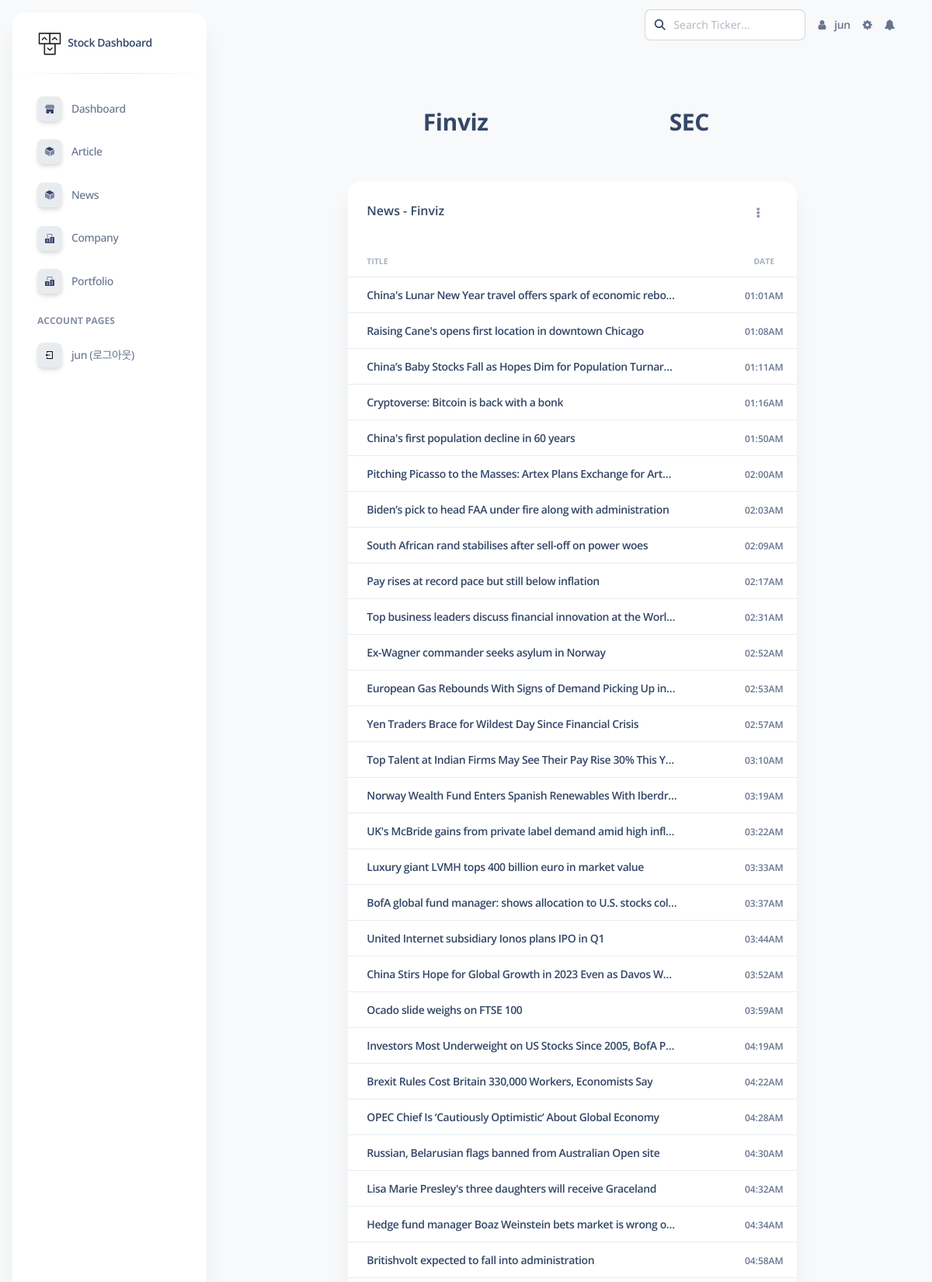
The page /analysis/news/fin/ (signed in, upper part) on the database its author committed.
### analysis/models.py (models this page shows, shortened)
class FinNews(models.Model):
    press = models.CharField(max_length=10, default='')
    title = models.CharField(max_length=50, default='')
    url = models.CharField(max_length=100, default='')
    date = models.CharField(max_length=20, default='')

### analysis/views/news_view.py (the view, shortened to what this page needs)
# urls.py: path('', base_views.index, name='index'),
def index(request, news_id):
    content = {}
    if news_id == "fin":
        news_list = FinNews.objects.order_by('date')
        if len(news_list) < 1:
            get_finviz_news()
        fin_news_list = news_list = news_list.filter(Q(press="fin")).distinct()
        content['news_list'] = fin_news_list
        content['press'] = 'Finviz'
    return render(request, 'main/news.html', content)

### templates/main/news.html (shortened to what this page needs)
{% extends 'main/base.html' %}
{% load static %}
{% block news %}
<main
    class="main-content position-relative max-height-vh-100 h-100 mt-1 border-radius-lg"
>
    <div class="container-fluid mb-10">
        <div class="row my-4  justify-content-center">
            <div class="col-lg-8 col-md-6 mb-md-0 mb-4">
                <div class="row text-center mb-5 mt-5">
                    <h3 class="col" ><a class="newsSelect" href="{% url 'analysis:news' 'fin' %}">Finviz</a></h3>
                    <h3 class="col" ><a class="newsSelect" href="{% url 'analysis:news' 'sec' %}">SEC</a></h3>
                </div>
                <div class="card w-100">
                    <div class="card-header pb-0">
                        <div class="row">
                            <div class="col-lg-6 col-7">
                                <h6>News - {{press}}</h6>
                            </div>
                            <div class="col-lg-6 col-5 my-auto text-end">
                                <div class="dropdown float-lg-end pe-4">
                                    <a
                                        class="cursor-pointer"
                                        id="dropdownTable"
                                        data-bs-toggle="dropdown"
                                        aria-expanded="false"
                                    >
                                        <i
                                            class="fa fa-ellipsis-v text-secondary"
                                        ></i>
                                    </a>
                                </div>
                            </div>
                        </div>
                    </div>
                    <div class="card-body px-0 pb-2">
                        <div class="table-responsive w-100">
                            <table class="table align-items-center mb-0 w-100">
                                <thead>
                                    <tr>
                                        <th
                                            class="text-uppercase text-secondary text-xxs font-weight-bolder opacity-7 "
                                        >
                                            Title
                                        </th>
                                        <th
                                            class="text-center text-uppercase text-secondary text-xxs font-weight-bolder opacity-7"
                                        >
                                            Date
                                        </th>
                                    </tr>
                                </thead>
                                <tbody>
                                    {% if news_list %}
                                    {% for news in news_list %}
                                    <tr>
                                        <td style="padding-left:1rem">
                                            <div class="d-flex px-2 py-1">
                                                <div
                                                    class="d-flex flex-column justify-content-center newsTitle"
                                                >
                                                    <h6 class="mb-0 text-sm  d-inline-block text-truncate">
                                                        <a
                                                            class="articlTitle"
                                                            title="{{news.title}}"
                                                            href="{{news.url}}"
                                                            target="_blank"
                                                            >
                                                            {{news.title}}
                                                        </a>
                                                    </h6>
                                                </div>
                                            </div>
                                        </td>
                                        <td
                                            class="align-middle text-center text-sm"
                                            >
                                            <span
                                                class="text-xs font-weight-bold"
                                            >
                                            {{news.date}}
                                            </span>
                                        </td>
                                    </tr>
                                    {% endfor %}
                                    {% endif %}
                                </tbody>
                            </table>
                        </div>
                    </div>
                </div>
            </div>
        </div>
    </div>
</main>
{% endblock news %}

### templates/main/navbar.html (shortened to what this page needs)
{% load static %}
<nav
    class="navbar navbar-main navbar-expand-lg px-0 mx-4 shadow-none border-radius-xl"
    id="navbarBlur"
>
    <div class="container-fluid py-1 px-3">
        <div
            class="collapse navbar-collapse mt-sm-0 mt-2 me-md-0 me-sm-4"
            id="navbar"
        >
            <div class="ms-md-auto pe-md-3 d-flex align-items-center">
                <div class="input-group" id="ticker-search-input">
                    <span class="input-group-text text-body"
                        ><a type="button" href="" id="btn_search"
                            ><i class="fas fa-search" aria-hidden="true"></i></a
                    ></span>
                    <input
                        type="text"
                        id="search_ticker"
                        class="form-control"
                        value="{{ ticker|default_if_none:'' }}"
                        placeholder="Search Ticker..."
                    />
                </div>
            </div>
            <ul class="navbar-nav justify-content-end">
                {% if user.is_authenticated %}
                <li class="nav-item d-flex align-items-center">
                    <a
                        href="{% url 'user:profile' %}"
                        class="nav-link text-body font-weight-bold px-0"
                    >
                        <i class="fa fa-user me-sm-1"></i>
                        <span class="nav-link-text ms-1"
                            >{{ user.username }}</span
                        >
                    </a>
                </li>
                {% endif %}
                {% if user.is_authenticated %}
                <li class="nav-item px-3 d-flex align-items-center">
                    <a href="#" class="nav-link text-body p-0">
                        <i
                            class="fa fa-cog fixed-plugin-button-nav cursor-pointer"
                        ></i>
                    </a>
                </li>
                <li class="nav-item dropdown pe-2 d-flex align-items-center">
                    <a
                        href="javascript:;"
                        class="nav-link text-body p-0"
                        id="dropdownMenuButton"
                        data-bs-toggle="dropdown"
                        aria-expanded="false"
                    >
                        <i class="fa fa-bell cursor-pointer"></i>
                    </a>
                </li>
                {% endif %}
            </ul>
        </div>
    </div>
</nav>

### templates/main/sidebar.html (shortened to what this page needs)
{% load static %}
<aside
    class="sidenav navbar navbar-vertical navbar-expand-xs border-0 border-radius-xl my-3 fixed-start ms-3"
    id="sidenav-main"
>
    <div class="sidenav-header">
        <a class="navbar-brand m-0" href="/">
            <img src={% static "assets/img/logo-ct.png" %}
            class="navbar-brand-img h-100" alt="main_logo">
            <span class="ms-1 font-weight-bold">Stock Dashboard</span>
        </a>
    </div>
    <hr class="horizontal dark mt-0" />
    <div
        class="collapse navbar-collapse w-auto max-height-vh-100 h-100"
        id="sidenav-collapse-main"
    >
        <ul class="navbar-nav">
            <li class="nav-item">
                <a class="nav-link" href="/">
                    <div
                        class="icon icon-shape icon-sm shadow border-radius-md bg-white text-center me-2 d-flex align-items-center justify-content-center"
                    >
                    </div>
                    <span class="nav-link-text ms-1">Dashboard</span>
                </a>
            </li>
            <li class="nav-item">
                <a class="nav-link" href="{% url 'dash:article' %}">
                    <div
                        class="icon icon-shape icon-sm shadow border-radius-md bg-white text-center me-2 d-flex align-items-center justify-content-center"
                    >
                    </div>
                    <span class="nav-link-text ms-1">Article</span>
                </a>
            </li>
            <li class="nav-item">
                <a class="nav-link" href="{% url 'analysis:news' 'fin' %}">
                    <div
                        class="icon icon-shape icon-sm shadow border-radius-md bg-white text-center me-2 d-flex align-items-center justify-content-center"
                    >
                    </div>
                    <span class="nav-link-text ms-1">News</span>
                </a>
            </li>
            <li class="nav-item">
                <a class="nav-link" href="{% url 'analysis:company' %}">
                    <div
                        class="icon icon-shape icon-sm shadow border-radius-md bg-white text-center me-2 d-flex align-items-center justify-content-center"
                    >
                    </div>
                    <span class="nav-link-text ms-1">Company</span>
                </a>
            </li>
            {% if user.is_authenticated %}
            <li class="nav-item">
                <a class="nav-link" href="{% url 'analysis:table' %}">
                    <div
                        class="icon icon-shape icon-sm shadow border-radius-md bg-white text-center me-2 d-flex align-items-center justify-content-center"
                    >
                    </div>
                    <span class="nav-link-text ms-1">Portfolio</span>
                </a>
            </li>
            {% endif %}
            <li class="nav-item mt-3">
                <h6
                    class="ps-4 ms-2 text-uppercase text-xs font-weight-bolder opacity-6"
                >
                    Account pages
                </h6>
            </li>
            {% if user.is_authenticated %}
            <li class="nav-item">
                <a class="nav-link" href="{% url 'common:logout' %}">
                    <div
                        class="icon icon-shape icon-sm shadow border-radius-md bg-white text-center me-2 d-flex align-items-center justify-content-center"
                    >
                        <svg
                            width="800px"
                            height="800px"
                            viewBox="0 0 24 24"
                            xmlns="http://www.w3.org/2000/svg"
                        >
                            <g>
                                <path fill="none" d="M0 0h24v24H0z" />
                                <path
                                    d="M4 18h2v2h12V4H6v2H4V3a1 1 0 0 1 1-1h14a1 1 0 0 1 1 1v18a1 1 0 0 1-1 1H5a1 1 0 0 1-1-1v-3zm2-7h7v2H6v3l-5-4 5-4v3z"
                                />
                            </g>
                        </svg>
                    </div>
                    <span class="nav-link-text ms-1"
                        >{{ user.username }} (로그아웃)</span
                    >
                </a>
            </li>
            {% endif %}
        </ul>
    </div>
</aside>

### static/assets/css/nucleo-svg.css (style rules this page uses)
.icon { display: inline-block; color: #111111; height: 1em; width: 1em; }
.icon-sm { height: 0.8em; width: 0.8em; }
.icon { fill: currentColor; stroke: none; }

### static/assets/css/style.css (style rules this page uses)
.newsTitle { max-width: 50vh; }

### rows shown on the page
FinNews: title "China's Lunar New Year travel offers spark of economic rebo…", date "01:01AM"
FinNews: title "Raising Cane's opens first location in downtown Chicago", date "01:08AM"
FinNews: title "China’s Baby Stocks Fall as Hopes Dim for Population Turnar…", date "01:11AM"
FinNews: title "Cryptoverse: Bitcoin is back with a bonk", date "01:16AM"
FinNews: title "China's first population decline in 60 years", date "01:50AM"
FinNews: title "Pitching Picasso to the Masses: Artex Plans Exchange for Art…", date "02:00AM"
FinNews: title "Biden’s pick to head FAA under fire along with administration", date "02:03AM"
FinNews: title "South African rand stabilises after sell-off on power woes", date "02:09AM"
FinNews: title "Pay rises at record pace but still below inflation", date "02:17AM"
FinNews: title "Top business leaders discuss financial innovation at the Worl…", date "02:31AM"
FinNews: title "Ex-Wagner commander seeks asylum in Norway", date "02:52AM"
FinNews: title "European Gas Rebounds With Signs of Demand Picking Up in…", date "02:53AM"
FinNews: title "Yen Traders Brace for Wildest Day Since Financial Crisis", date "02:57AM"
FinNews: title "Top Talent at Indian Firms May See Their Pay Rise 30% This Y…", date "03:10AM"
FinNews: title "Norway Wealth Fund Enters Spanish Renewables With Iberdr…", date "03:19AM"
FinNews: title "UK's McBride gains from private label demand amid high infl…", date "03:22AM"
FinNews: title "Luxury giant LVMH tops 400 billion euro in market value", date "03:33AM"
FinNews: title "BofA global fund manager: shows allocation to U.S. stocks col…", date "03:37AM"
FinNews: title "United Internet subsidiary Ionos plans IPO in Q1", date "03:44AM"
FinNews: title "China Stirs Hope for Global Growth in 2023 Even as Davos W…", date "03:52AM"
FinNews: title "Ocado slide weighs on FTSE 100", date "03:59AM"
FinNews: title "Investors Most Underweight on US Stocks Since 2005, BofA P…", date "04:19AM"
FinNews: title "Brexit Rules Cost Britain 330,000 Workers, Economists Say", date "04:22AM"
FinNews: title "OPEC Chief Is ‘Cautiously Optimistic’ About Global Economy", date "04:28AM"
FinNews: title "Russian, Belarusian flags banned from Australian Open site", date "04:30AM"
FinNews: title "Lisa Marie Presley's three daughters will receive Graceland", date "04:32AM"
FinNews: title "Hedge fund manager Boaz Weinstein bets market is wrong o…", date "04:34AM"
FinNews: title "Britishvolt expected to fall into administration", date "04:58AM"

### other values the page prints
{{ user.username }} "jun"
{{ press }} "Finviz"
